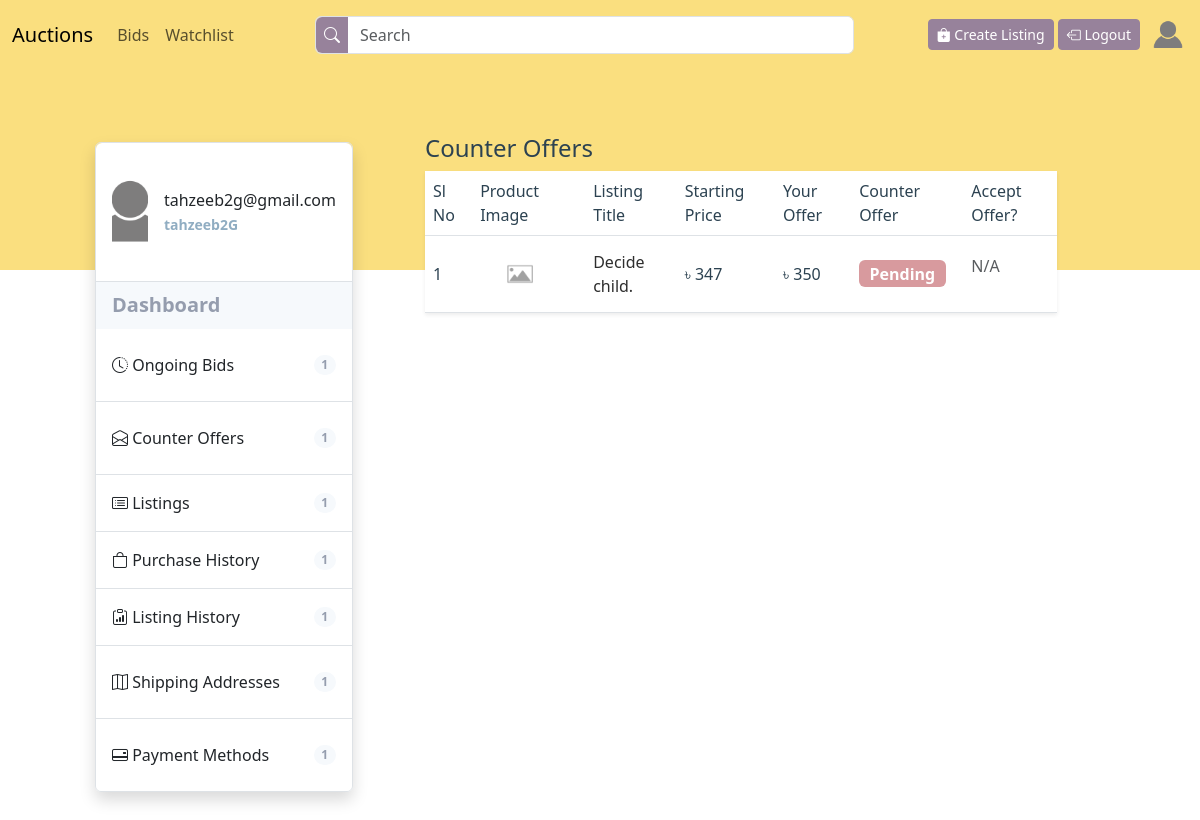
The page /counter-offers (signed in) on the database its author committed.
### users/models.py (models this page shows, shortened)
class User(AbstractUser):
    email = models.EmailField(unique=True)
    watchlist = models.ManyToManyField(
        'auctions.Listing', null=True, blank=True)
    is_oauth_registered = models.BooleanField(default=False)
    display_picture = models.ImageField(
        upload_to='display-pictures/', max_length=250, default='display-pictures/default-dp.png')
    email_verification_token = models.CharField(
        max_length=200, null=True, blank=True)
    forget_password_token = models.CharField(
        max_length=200, null=True, blank=True)
    previous_email = models.EmailField(null=True, default=None)

### auctions/models.py (models this page shows, shortened)
class Bid(models.Model):
    amount = models.IntegerField()
    listing = models.ForeignKey(
        Listing, on_delete=models.CASCADE, related_name="bid")
    bid_by = models.ForeignKey(
        User, on_delete=models.PROTECT, related_name='bid')
    shipping_address = models.ForeignKey(
        Address, on_delete=models.PROTECT, related_name="bid")
    payment_method = models.ForeignKey(
        PaymentMethod, on_delete=models.PROTECT, related_name='bid')

class Listing(models.Model):
    title = models.CharField(max_length=64, primary_key=True)
    description = models.CharField(max_length=300)
    starting_price = models.IntegerField()
    image = models.ImageField(
        upload_to='listings/', max_length=250, default='listings/placeholder-image.png')
    listed_by = models.ForeignKey(
        User, on_delete=models.CASCADE)
    created_at = models.DateTimeField(auto_now_add=True)
    class Category(models.TextChoices):
        FASHION = 'F', _('Fashion')
        TOYS = 'T', _('Toys')
        ELECTRONICS = 'E', _('Electronics')
        HOME = 'H', _('Home')
        OTHERS = 'O', _('Others')
    class BuyingFormat(models.TextChoices):
        AUCTION = 'A', _('Auction')
        BUY_IT_NOW = 'BIN', _('Buy It Now')
        ACCEPT_OFFER = 'AO', _('Accept Offer')
    class Condition(models.TextChoices):
        NEW = 'N', _('New')
        GOOD_R = 'G_R', ('Good - Refurbished')
        USED = 'U', ('Used')
    class Location(models.TextChoices):
        DHAKA = 'D', _('Dhaka')
        CHITTAGONG = 'C', _('Chittagong')
        RAJSHAHI = 'R', _('Rajshahi')
        KHULNA = 'K', _('Khulna')
        BARISAL = 'B', _('Barisal')
        SYLHET = 'S', _('Sylhet')
        RANGPUR = 'RG', _('Rangpur')
        MYMENSING = 'M', _('Mymensing')
    category = models.CharField(
        max_length=250, choices=Category.choices, default=Category.OTHERS)
    buying_format = models.CharField(
        max_length=250, choices=BuyingFormat.choices, default=BuyingFormat.AUCTION)
    condition = models.CharField(
        max_length=250, choices=Condition.choices, default=Condition.GOOD_R)
    location = models.CharField(
        max_length=250, choices=Location.choices, default=Location.DHAKA)
    free_shipping = models.BooleanField(default=False)
    local_pickup = models.BooleanField(default=False)
    active = models.BooleanField(default=True)
    def __str__(self):
        return f"{self.title}"

### auctions/views.py (the view)
# urls.py: path("counter-offers", views.counter_offers, name="counter-offers"),
@login_required(login_url=settings.LOGIN_URL)
def counter_offers(request):
    bids = Bid.objects.filter(bid_by=request.user)
    counter_offers = bids.filter(
        listing__active=True, listing__buying_format=Listing.BuyingFormat.ACCEPT_OFFER)
    return render(request, "auctions/counter-offers.html", {
        "counter_offers": counter_offers,
    })

### auctions/templates/auctions/counter-offers.html (shortened to what this page needs)
{% extends "users/profile-layout.html" %}
{% block child%}
<h4 class="header-4 user-pages-header">Counter Offers</h4>
<table class="table table-hover shadow-sm" id="counter-offer-table">
    <thead class="align-top table-header">
        <tr>
            <th scope="col">Sl No</th>
            <th scope="col">Product Image</th>
            <th scope="col">Listing Title</th>
            <th scope="col">Starting Price</th>
            <th scope="col">Your Offer</th>
            <th scope="col">Counter Offer</th>
            <th scope="col">Accept Offer?</th>
        </tr>
    </thead>
    <tbody>
        {% for bid in counter_offers%}
        <tr class="lead fs-6 align-middle">
            <td>{{forloop.counter}}</td>
            <td><img src="{{ bid.listing.image.url }}" width="80px"></td>
            <td><a href="{% url 'view-listing' bid.listing.title%}" style="color: #2E2E2E">{{ bid.listing }}</a></td>
            <td>৳ {{ bid.listing.starting_price }}</td>
            <td>৳ {{ bid.amount }}</td>
            {% if forloop.counter == 1 %}
            <td><span class="badge badge-bg-danger fs-6">Pending</span></td>
            {% else %}
            <td class="me-5">
                <span class="badge badge-bg-success fs-6">৳ {{ bid.listing.get_current_price}}</span>
            </td>
            {% endif %}
            <td class="me-5">
                {% if forloop.counter == 1 %}
                <div>
                    <p class="text-muted">N/A</p>
                </div>
                {% endif %}
            </td>
        </tr>
        {% endfor %}
    </tbody>
</table>
{% endblock child %}

### users/templates/users/profile-layout.html (shortened to what this page needs)
{% extends "auctions/layout.html" %}
{% block body %}
<div class="container-fluid p-5 overlap-container">
    <div class="row align-items-start justify-content-center">
        <div class="col-xl-3 col-12 mt-xl-4 mt-4">
            <ul class="list-group list-group-flush border rounded shadow">
                <li class="list-group-item d-flex justify-content-start align-items-center py-4 border-none">
                    <img src="{{user.display_picture.url}}" class="thumbnail-image">
                    <div class="ms-3 fw-medium">
                        {{request.user.email}}
                        <br>
                        <small class="fw-bold highlighted-text">{{request.user.username}}</small>
                    </div>
                </li>
                <li class="list-group-item list-bg d-flex justify-content-between align-items-center fw-bold lead">
                    Dashboard
                </li>
                <li class="list-group-item list">
                    <a class="d-flex justify-content-between align-items-center lead py-3 fs-6"
                        href="{% url 'ongoing-bids' %}">
                        <span><i class="bi bi-clock-history"></i> Ongoing Bids</span>
                        <span class="badge badge-bd rounded-pill">1</span>
                    </a>
                </li>
                <li class="list-group-item list">
                    <a class="d-flex justify-content-between align-items-center lead py-3 fs-6"
                        href="{% url 'counter-offers' %}">
                        <span><i class="bi bi-envelope-open"></i> Counter Offers</span>
                        <span class="badge badge-bd rounded-pill">1</span>
                    </a>
                </li>
                <li class="list-group-item list d-flex justify-content-between align-items-center lead py-3 fs-6">
                    <span><i class="bi bi-card-list"></i> Listings </span>
                    <span class="badge badge-bd rounded-pill">1</span>
                </li>
                <li class="list-group-item list d-flex justify-content-between align-items-center lead py-3 fs-6">
                    <span><i class="bi bi-bag"></i> Purchase History</span>
                    <span class="badge badge-bd rounded-pill">1</span>
                </li>
                <li class="list-group-item list d-flex justify-content-between align-items-center lead py-3 fs-6">
                    <span><i class="bi bi-clipboard-data"></i> Listing History</span>
                    <span class="badge badge-bd rounded-pill">1</span>
                </li>
                <li class="list-group-item list">
                    <a class="d-flex justify-content-between align-items-center lead py-3 fs-6"
                        href="{% url 'view-shipping-address' %}">
                        <span><i class="bi bi-map"></i> Shipping Addresses</span>
                        <span class="badge badge-bd rounded-pill">1</span>
                    </a>
                </li>
                <li class="list-group-item list">
                    <a class="d-flex justify-content-between align-items-center lead py-3 fs-6"
                        href="{% url 'view-payment-methods' %}">
                        <span><i class="bi bi-credit-card-2-back"></i> Payment Methods</span>
                        <span class="badge badge-bd rounded-pill">1</span>
                    </a>
                </li>
            </ul>
        </div>
        <div class="col-xl-8 col-12 mt-xl-0 mt-5">
            <div class="px-xl-5 px-0 py-3" id="user-profile-content-container">
                {% block child %}
                {% endblock child%}
            </div>
        </div>
    </div>
</div>
{% endblock %}

### auctions/templates/auctions/layout.html (shortened to what this page needs)
{% load static %}
<!DOCTYPE html>
<html lang="en">
<head>
    <link href="https://cdn.jsdelivr.net/npm/bootstrap@5.3.2/dist/css/bootstrap.min.css" rel="stylesheet"
>
    <link href="{% static 'commerce/styles.css' %}" rel="stylesheet">
    <link rel="stylesheet" href="https://cdn.jsdelivr.net/npm/sweetalert2@11.0.19/dist/sweetalert2.min.css">
    <link rel="stylesheet" href="https://cdn.jsdelivr.net/npm/bootstrap-icons@1.11.2/font/bootstrap-icons.min.css">
</head>
<body>
    <nav class="navbar navbar-expand-lg sticky-top bg-background-tertiary" style="background-color: var(--nav);">
        <div class="container-fluid">
            <a class="navbar-brand" href="{% url 'index' %}">Auctions</a>
            <div class="collapse navbar-collapse" id="navbarSupportedContent">
                <ul class="navbar-nav me-auto mb-2 mb-lg-0">
                    {% if user.is_authenticated %}
                    <li class="nav-item">
                        <a class="nav-link" href="{% url 'user_bids' %}">Bids</a>
                    </li>
                    <li class="nav-item">
                        <a class="nav-link" href="{% url 'watchlist' %}">Watchlist</a>
                    </li>
                    {% endif %}
                </ul>
                <form class="d-flex w-50 me-auto my-2 form-control p-0" role="search" action="{% url 'search' %}"
                    menthod="POST">
                    <button type="submit" style="background-color: var(--custom-secondary); border-width: 0px;"
                        class="text-white rounded-start px-2"><i class="bi bi-search"></i>
                    </button>
                    <input class="form-control w-100 ms-0" type="search" placeholder="Search" aria-label="Search"
                        style="border-width: 0px;">
                </form>
                <div class="float-lg-end float-start">
                    <a class="btn btn-secondary btn-sm mt-1" href="{% url 'createListing' %}"><i
                            class="bi bi-bag-plus-fill"></i>
                        Create Listing</a>
                    {% if user.is_authenticated %}
                    <a class="btn btn-secondary btn-sm mt-1" href="{% url 'logout' %}"><i
                            class="bi bi-box-arrow-left"></i>
                        Logout</a>
                    {% else %}
                    <a class="btn btn-secondary btn-sm mt-1" href="{% url 'login' %}"><i
                            class="bi bi-box-arrow-in-right"></i> Login</a>
                    <a class="btn btn-secondary btn-sm mt-1" href="{% url 'register' %}"><i
                            class="bi bi-person-plus-fill"></i> Register</a>
                    {% endif %}
                    {% if user.is_authenticated %}
                    <a class="ms-2 ali float-end" href="{% url 'profile' %}">
                        <div style="width: 40px; height: 40px; overflow: hidden; border-radius: 50%;">
                            <img src="{{user.display_picture.url}}"
                                style="height:100%; width: 100%; object-fit: cover;">
                        </div>
                    </a>
                </div>
                {% endif %}
            </div>
        </div>
    </nav>
    {% block body %}
    {% endblock %}
</body>
</html>

### commerce/static/commerce/styles.css (style rules this page uses)
:root { --custom-bg: #FADF7F; --nav: #FADF7F; --custom-danger: #D89A9E; --custom-success: #06908F; --custom-dark: #2C4251; --custom-primary: #91ADC2; --custom-secondary: #97829B; }
ul li a { color: inherit; text-decoration: none; }
tr td a { color: inherit; text-decoration: none; }
.overlap-container { margin-top: -200px; }
.user-pages-header { color: var(--custom-dark); }
th { font-weight: inherit; }
.table-header { font-weight: 300; }
.table>:not(caption)>*>* { color: inherit; }
.thumbnail-image { width: 90px; height: 90px; overflow: hidden; object-fit: cover; border-radius: 10%; }
.badge-bd { background-color: #F6F9FC; border-color: #F6F9FC; color: #959DAE; }
.list-bg { background-color: #F6F9FC; border-color: #F6F9FC; color: #959DAE; }
.highlighted-text { color: #90ADC2; }
.badge-bg-danger { background-color: var(--custom-danger); border-color: var(--custom-danger); }
.btn-secondary { background-color: var(--custom-secondary); border-color: var(--custom-secondary); }
html, body { height: 100%; margin: 0; color: var(--custom-dark) }

### rows shown on the page
User: display_picture (placeholder picture), user.email "tahzeeb2g@gmail.com", user.username "tahzeeb2G"
Bid: listing.image (placeholder picture), listing "Decide child.", listing.starting_price "347", amount "350"
